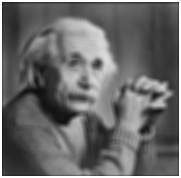
#> input picture image processing/blurred7.jpg, 181 x 178 px, found by its file name
$ python 'image deconvolution.py'
#> lines starting #> are read from the running program, lines starting #| are printed output that depends on the picture
# -*- coding: utf-8 -*-
"""
Created on Sun Jan 29 13:40:25 2023

IMAGE DECONVOLUTION

@author: mrsag
"""

import numpy as np
import matplotlib.pyplot as plt
from skimage import io, img_as_ubyte
from skimage import restoration

# Load the image
image_path='D:\\Codes\\image processing\\blurred7.jpg'
image = img_as_ubyte(io.imread(image_path,as_gray=True))
#> image: shape (178, 181); min 13, max 255, mean 104.3
psf=np.ones((100,100))/9
deconvolved, _ = restoration.unsupervised_wiener(image, psf)
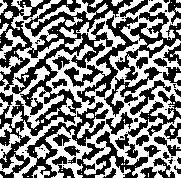
#> deconvolved: shape (178, 181) float64; min -1, max 1, mean -0.0075; drawn with min black and max white

plt.imshow(image)
plt.imshow(deconvolved)
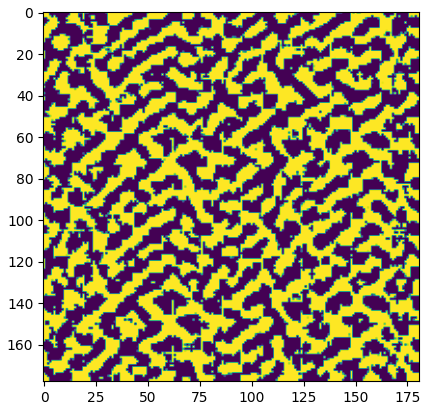
#> figure drawn by matplotlib, 1 panel
